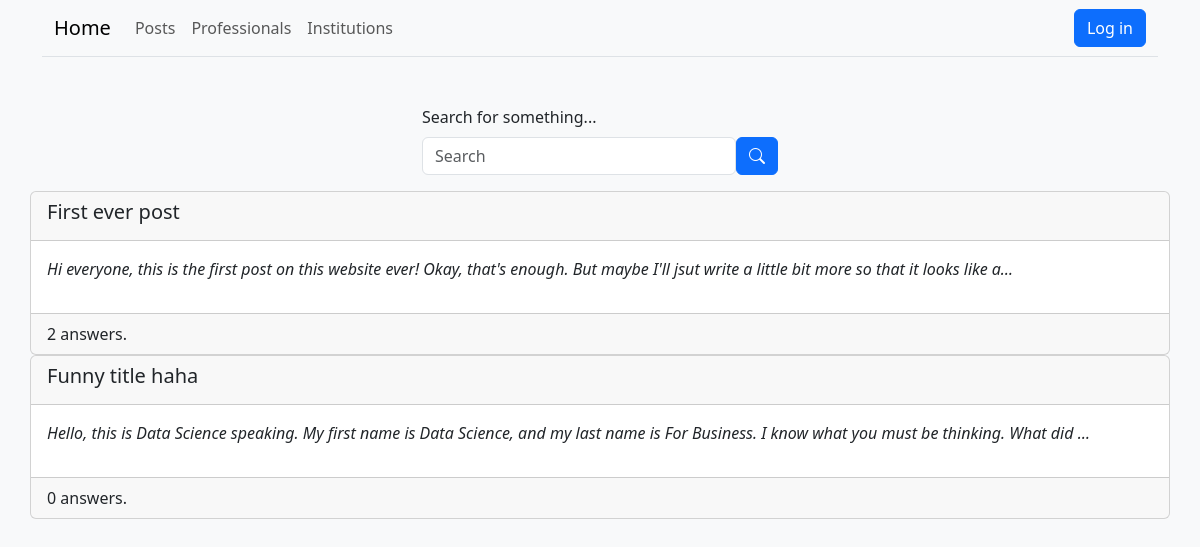
The app's page /search/, older data.
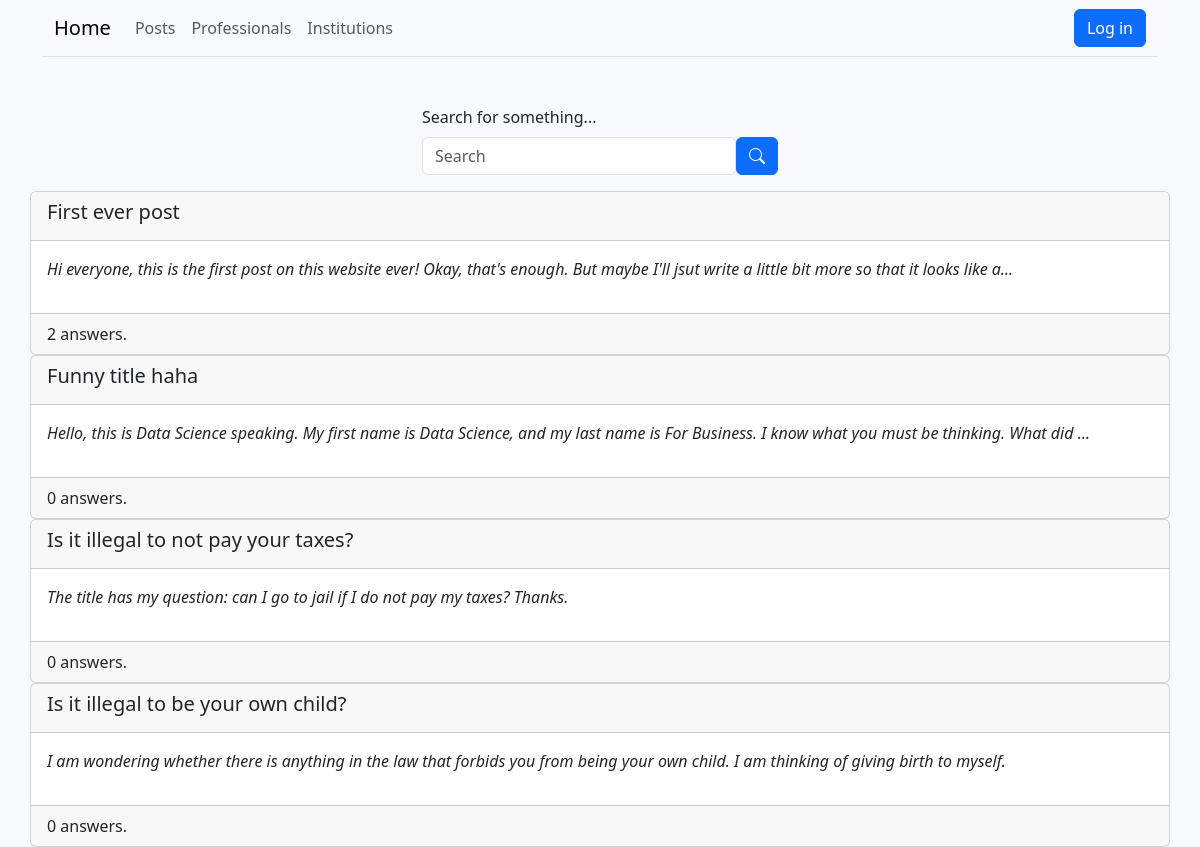
The same page, newer data.
### post/models.py (models this page shows)
class Info(models.Model):
    title = models.CharField(max_length=100)
    content = models.TextField()
    time_posted = models.DateTimeField(auto_now_add=True)
    class Meta:
        abstract = True

class Post(Info):
    author = models.ForeignKey(UserProfile, on_delete=models.CASCADE, related_name="posts")
    categories = models.ManyToManyField(Category, related_name="posts")

### search/views.py (the view)
# urls.py: path("search/", include("search.urls")),
@require_GET
def search(request):
    q = request.GET.get("q", "")
    search_results = set() # set to avoid duplicates
    if q:
        terms = re.split(r"[ ,!'?.:;]", q) # split on and remove any of these characters
        for term in terms:
            if term.lower() not in STOP_WORDS:
                query_results = Post.objects.filter(content__icontains=term)
                search_results.update(query_results)
    else:
        search_results = Post.objects.all()
    context = {
        "title"  : "Search results",
        "posts" : list(search_results)
    }
    print(search_results)
    return render(request, "search/search_page.html", context=context)

### search/templates/search/search_page.html
{% extends "base.html" %}
{% block content %}
{% include "search/search_bar.html" %}
{% if not posts %}
    <p>There were no search results for "{{ request.GET.q }}"</p>
{% else %}
<div class="row">
    {% for post in posts %}
        {% include "post/post_preview.html" with post=post %}
    {% endfor %}
</div>
{% endif %}
{% endblock %}

### post/templates/post/post_preview.html
<a href="{% url 'view_post' post.id %}" class="text-decoration-none popout px-0">
    <div class="card">
        <div class="card-header"><h5>{{ post.title }}</h5></div>
        <div class="card-body"><p class="fst-italic">{{ post.content|truncatechars:150 }}</p></div>
        <div class="card-footer">{{ post.answers.count }} answer{{ post.answers.count|pluralize }}.</div>
    </div>
</a>

Row changes from the older to the newer data that the page shows:
added Post: title "Is it illegal to not pay your taxes?", content "The title has my question: can I go to jail if I do not pay my taxes? Thanks.", answers.count "0"
added Post: title "Is it illegal to be your own child?", content "I am wondering whether there is anything in the law that forbids you from being your own child. I am thinking of giving birth to myself.", answers.count "0"
